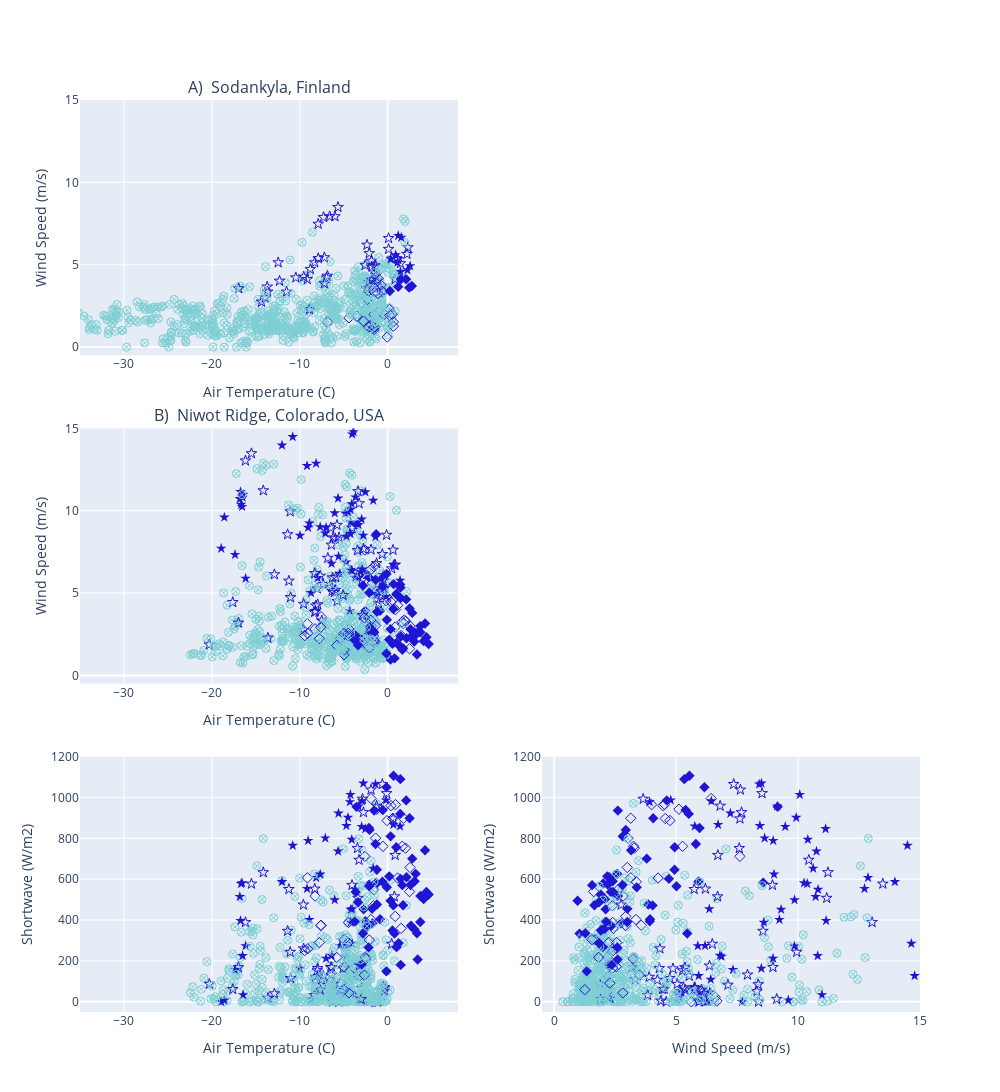

Notebook source saved alongside this figure:
### Code cell
fig = make_subplots(rows=3, cols=2, 
                    subplot_titles=(namesod, '', "B)  Niwot Ridge, Colorado, USA"), 
                    shared_xaxes=False, shared_yaxes=False, 
                    vertical_spacing=0.08, horizontal_spacing=0.1,
)

markersize = 8

# Sodankyla (only temp x wind)
fig.add_trace(
    go.Scatter(
        x = sod_df_sub2['temp'],
        y = sod_df_sub2['windspeed'],
        mode='markers',
        marker=dict(
        size=markersize,
        color=sod_df_sub2['CD'], 
        colorscale=colorscaled, 
        symbol=sod_df_sub2['TypeClassSymbol'],
        showscale=False,
        )
    ), row=1, col=1
)

fig.update_xaxes(title_text = nametemp, range=[-35,8], row=1, col=1) 
fig.update_yaxes(title_text = namewind, range=[-.5,15], row=1, col=1) 


# Niwot, full scatter matrix 
fig.add_trace(
    go.Scatter(
        x = niwot_df_sub2['temp'],
        y = niwot_df_sub2['windspeed'],
        mode='markers',
        marker=dict(
        size=markersize,
        color=niwot_df_sub2['CD'], 
        colorscale=colorscaled, 
        symbol=niwot_df_sub2['TypeClassSymbol'],
        showscale=False
        )
    ), row=2, col=1
)

fig.update_xaxes(title_text = nametemp, range=[-35,8], row=2, col=1) 
fig.update_yaxes(title_text = namewind, range=[-.5,15], row=2, col=1) 

fig.add_trace(
    go.Scatter(
        x = niwot_df_sub2['temp'],
        y = niwot_df_sub2['shortwave'],
        mode='markers',
        marker=dict(
        size=markersize,
        color=niwot_df_sub2['CD'], 
        colorscale=colorscaled, 
        symbol=niwot_df_sub2['TypeClassSymbol'],
        showscale=False
        )
    ), row=3, col=1
)

fig.update_xaxes(title_text = nametemp, range=[-35,8], row=3, col=1) 
fig.update_yaxes(title_text = nameSW, range=[-50,1200], row=3, col=1)

fig.add_trace(
    go.Scatter(
        x = niwot_df_sub2['windspeed'],
        y = niwot_df_sub2['shortwave'],
        mode='markers',
        marker=dict(
        size=markersize,
        color=niwot_df_sub2['CD'], 
        colorscale=colorscaled, 
        symbol=niwot_df_sub2['TypeClassSymbol'],
        showscale=False,
        )
    ), row=3, col=2
)

fig.update_xaxes(title_text = namewind, range=[-.5,15], row=3, col=2) 
fig.update_yaxes(title_text = nameSW, range=[-50,1200], row=3, col=2)

fig.update_layout(title='', width=1000, height=1200, showlegend=False)
fig.show()

### Figure 1 — Plotly figure (JSON) as saved in the notebook; plotly's stock layout.template omitted (floating-point values rounded to 4 significant figures; data arrays with more than 128 entries replaced by an {"elided": "..."} marker saying what was removed)
{"data": [{"marker": {"color": {"elided": "676 int values"}, "colorscale": [[0, "#1F15D5"], [1, "#7dcfd4"]], "showscale": false, "size": 8, "symbol": {"elided": "676 int values"}}, "mode": "markers", "type": "scatter", "x": {"elided": "676 float values"}, "xaxis": "x", "y": {"elided": "676 float values"}, "yaxis": "y"}, {"marker": {"color": {"elided": "695 int values"}, "colorscale": [[0, "#1F15D5"], [1, "#7dcfd4"]], "showscale": false, "size": 8, "symbol": {"elided": "695 int values"}}, "mode": "markers", "type": "scatter", "x": {"elided": "695 float values"}, "xaxis": "x3", "y": {"elided": "695 float values"}, "yaxis": "y3"}, {"marker": {"color": {"elided": "695 int values"}, "colorscale": [[0, "#1F15D5"], [1, "#7dcfd4"]], "showscale": false, "size": 8, "symbol": {"elided": "695 int values"}}, "mode": "markers", "type": "scatter", "x": {"elided": "695 float values"}, "xaxis": "x5", "y": {"elided": "695 float values"}, "yaxis": "y5"}, {"marker": {"color": {"elided": "695 int values"}, "colorscale": [[0, "#1F15D5"], [1, "#7dcfd4"]], "showscale": false, "size": 8, "symbol": {"elided": "695 int values"}}, "mode": "markers", "type": "scatter", "x": {"elided": "695 float values"}, "xaxis": "x6", "y": {"elided": "695 float values"}, "yaxis": "y6"}], "layout": {"annotations": [{"font": {"size": 16}, "showarrow": false, "text": "A)  Sodankyla, Finland", "x": 0.225, "xanchor": "center", "xref": "paper", "y": 1, "yanchor": "bottom", "yref": "paper"}, {"font": {"size": 16}, "showarrow": false, "text": "B)  Niwot Ridge, Colorado, USA", "x": 0.225, "xanchor": "center", "xref": "paper", "y": 0.64, "yanchor": "bottom", "yref": "paper"}], "height": 1200, "showlegend": false, "title": {"text": ""}, "width": 1000, "xaxis": {"anchor": "y", "domain": [0, 0.45], "range": [-35, 8], "title": {"text": "Air Temperature (C)"}}, "xaxis2": {"anchor": "y2", "domain": [0.55, 1]}, "xaxis3": {"anchor": "y3", "domain": [0, 0.45], "range": [-35, 8], "title": {"text": "Air Temperature (C)"}}, "xaxis4": {"anchor": "y4", "domain": [0.55, 1]}, "xaxis5": {"anchor": "y5", "domain": [0, 0.45], "range": [-35, 8], "title": {"text": "Air Temperature (C)"}}, "xaxis6": {"anchor": "y6", "domain": [0.55, 1], "range": [-0.5, 15], "title": {"text": "Wind Speed (m/s)"}}, "yaxis": {"anchor": "x", "domain": [0.72, 1], "range": [-0.5, 15], "title": {"text": "Wind Speed (m/s)"}}, "yaxis2": {"anchor": "x2", "domain": [0.72, 1]}, "yaxis3": {"anchor": "x3", "domain": [0.36, 0.64], "range": [-0.5, 15], "title": {"text": "Wind Speed (m/s)"}}, "yaxis4": {"anchor": "x4", "domain": [0.36, 0.64]}, "yaxis5": {"anchor": "x5", "domain": [0, 0.28], "range": [-50, 1200], "title": {"text": "Shortwave (W/m2)"}}, "yaxis6": {"anchor": "x6", "domain": [0, 0.28], "range": [-50, 1200], "title": {"text": "Shortwave (W/m2)"}}}}
